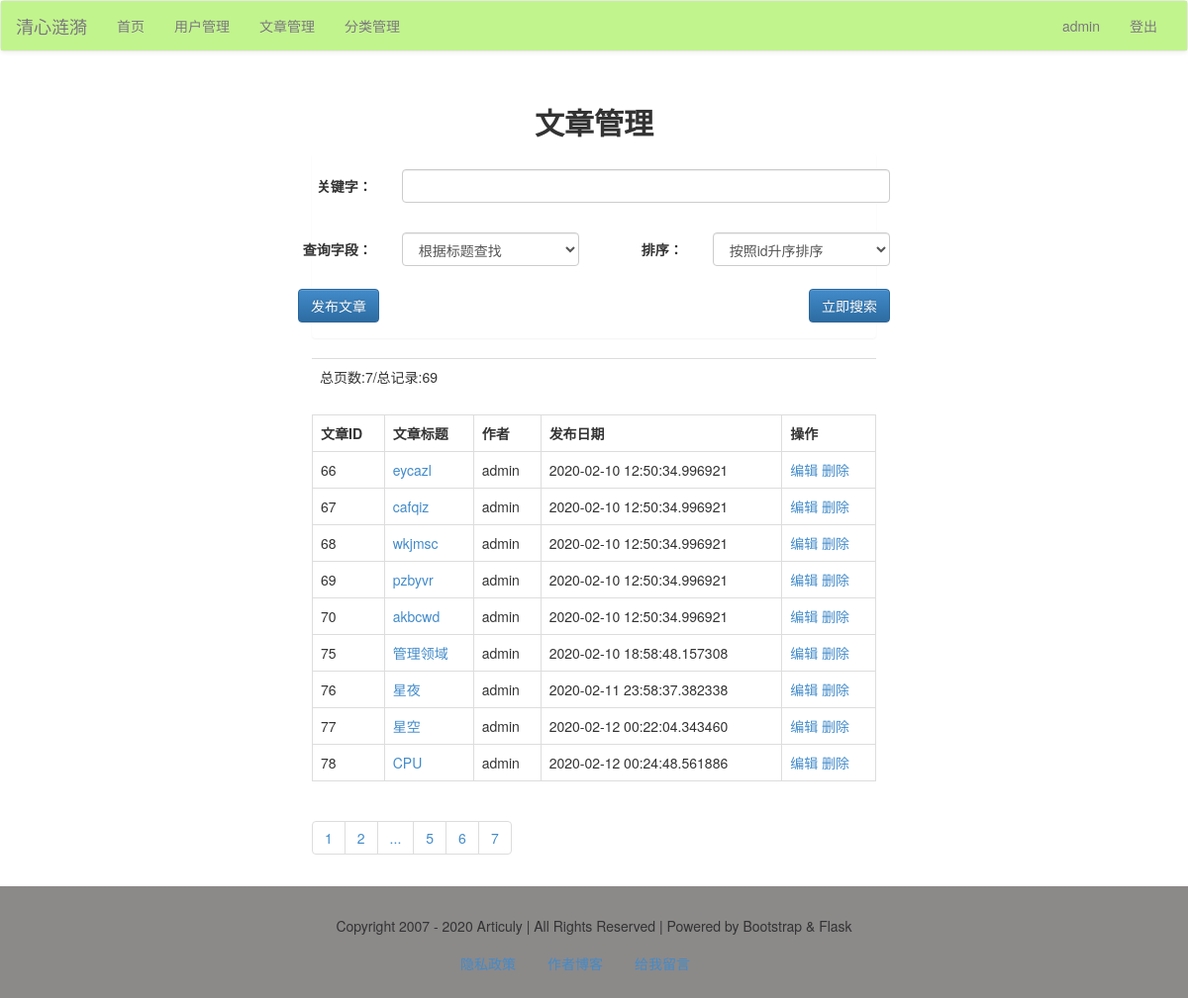
The page /admin/article/list/7 (signed in) on the database as committed earlier.
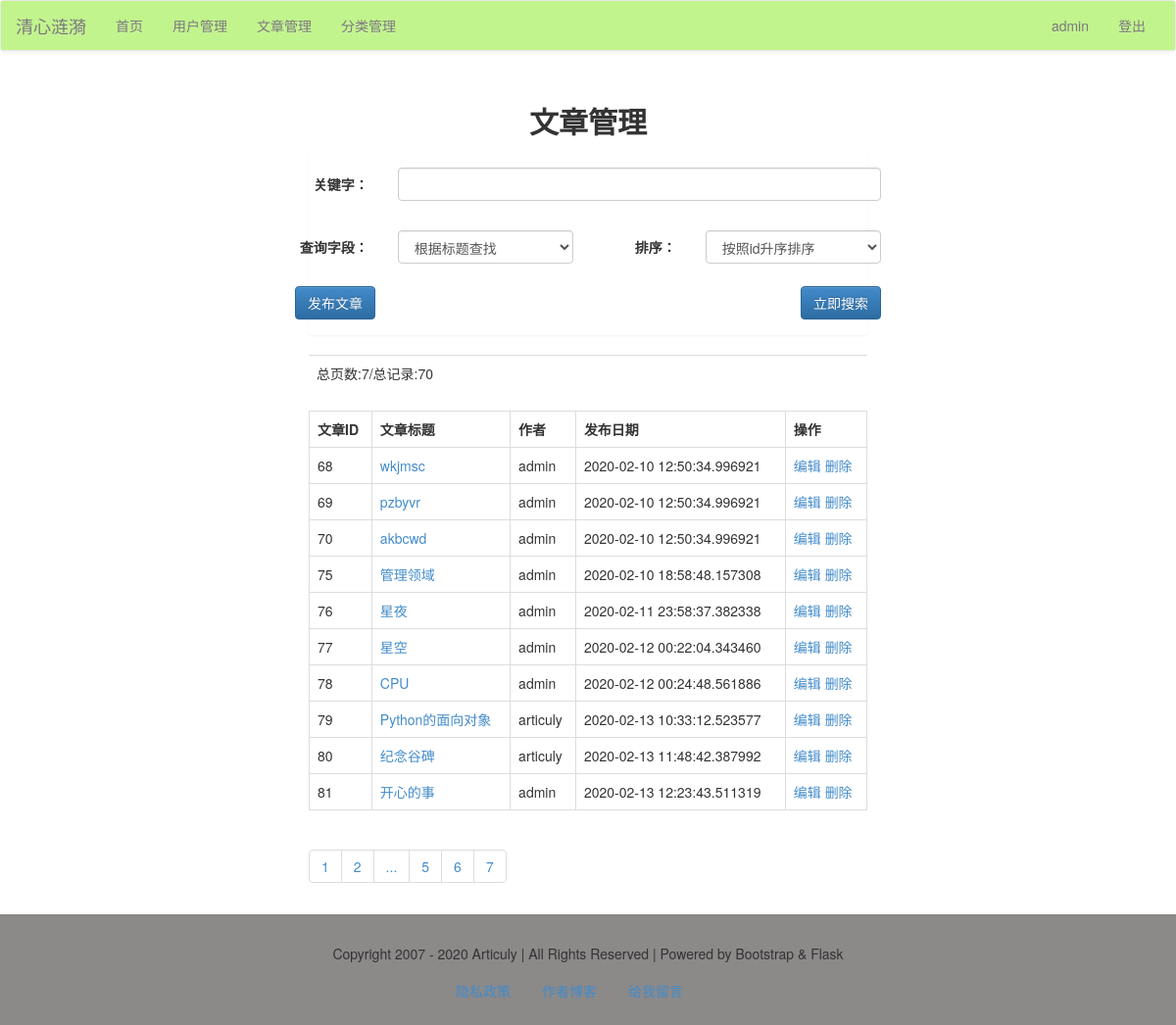
The same page on the database as committed later.
### models.py (models this page shows)
class Article(db.Model):
    id = db.Column(db.Integer, primary_key=True)
    title = db.Column(db.String)
    intro = db.Column(db.String)
    author = db.Column(db.String)
    content = db.Column(db.Text)
    pubdate = db.Column(db.DateTime, default=datetime.now)
    cate_id = db.Column(db.Integer, db.ForeignKey('category.cate_id'))

### admin/articles.py (the view)
@admin_app.route("/article/list/<int:page>", methods=['get', 'post'])
@admin_app.route("/article/list", defaults={"page": 1}, methods=['get', 'post'])
def article_list(page):
    if request.method == 'POST':
        q = request.form['q']
        condition = {request.form['field']: q}
        if request.form['field'] == 'title':
            condition = Article.title.like('%%%s%%' % q)
        else:
            condition = Article.content.like('%%%s%%' % q)
        if request.form['order'] == '1':
            order = Article.id.asc()
        else:
            order = Article.id.desc()
        res = Article.query.filter(condition).order_by(order).paginate(page, 10)
    else:
        res = Article.query.paginate(page, 10)
    articles = res.items
    pageList = res.iter_pages()
    total = res.total
    pages = res.pages
    return render_template("admin/article/article_list.html", articles=articles, pageList=pageList, total=total,
                           pages=pages)

### admin/admin_app.py (called while the page is built)
@admin_app.before_request
@login_required
def is_admin():
    print(session['user'])
    if session['user'] != 'admin':
        print('user is someone else.')
        return redirect(url_for('login'))

### app.py (called while the page is built)
@app.context_processor
def account():
    username = session.get('user')
    return {'username': username}

@app.context_processor
def getCateList():
    cates = Category.query.all()
    return {'cates': cates}

### libs.py (called while the page is built)
def login_required(func):
    @wraps(func)
    def decorator_nest(*args, **kwargs):
        if not 'user' in session:
            return redirect(url_for('login'))
        else:
            print(func)
            return func(*args, **kwargs)
    return decorator_nest

### templates/admin/article/article_list.html (shortened to what the changed rows need)
{% extends "admin/admin_base.html" %}
{% block content %}
    <div class="container-fluid">
        <div class="row">
            <div class="main col-lg-6 col-lg-offset-3 col-md-8 col-md-offset-2 col-sm-10 col-sm-offset-1 col-xs-12">
                <h2 class="text-center"><b>文章管理</b></h2>
                <table class="table">
                    <tr>
                        <td>总页数:{{ pages }}/总记录:{{ total }}</td>
                    </tr>
                </table>
                <table class="table table-bordered">
                    <tr>
                        <th>文章ID</th>
                        <th>文章标题</th>
                        <th>作者</th>
                        <th>发布日期</th>
                        <th>操作</th>
                    </tr>
                    {% for article in articles %}
                        <tr>
                            <td>{{ article.id }}</td>
                            <td>
                                <a href="{{ url_for("article_app.view", article_id=article.id) }}">{{ article.title }}</a>
                            </td>
                            <td>{{ article.author }}</td>
                            <td>{{ article.pubdate }}</td>
                            <td>
                                <a href="{{ url_for("admin_app.article_edit", article_id=article.id) }}">编辑</a>
                                <a href="{{ url_for("admin_app.article_delete", article_id=article.id) }}">删除</a>
                            </td>
                        </tr>
                    {% endfor %}
                </table>
                <ul class="pagination">
                    {% for page in pageList %}
                        {% if page!=None %}
                            <li><a href="{{ url_for("admin_app.article_list", page=page) }}">{{ page }}</a></li>
                        {% else %}
                            <li><a href="#">...</a></li>
                        {% endif %}
                    {% endfor %}
                </ul>
            </div>
        </div>
    </div>
{% endblock %}

Rows that differ between the two databases and show on the page:
no longer on this page (row unchanged): Article: id "66", title "eycazl", author "admin", pubdate "2020-02-10 12:50:34.996921"
no longer on this page (row unchanged): Article: id "67", title "cafqiz", author "admin", pubdate "2020-02-10 12:50:34.996921"
added Article: id "79", title "Python的面向对象", author "articuly", pubdate "2020-02-13 10:33:12.523577"
added Article: id "80", title "纪念谷碑", author "articuly", pubdate "2020-02-13 11:48:42.387992"
added Article: id "81", title "开心的事", author "admin", pubdate "2020-02-13 12:23:43.511319"
Other text that changed with them:
{{ total }}: "69" → "70"
